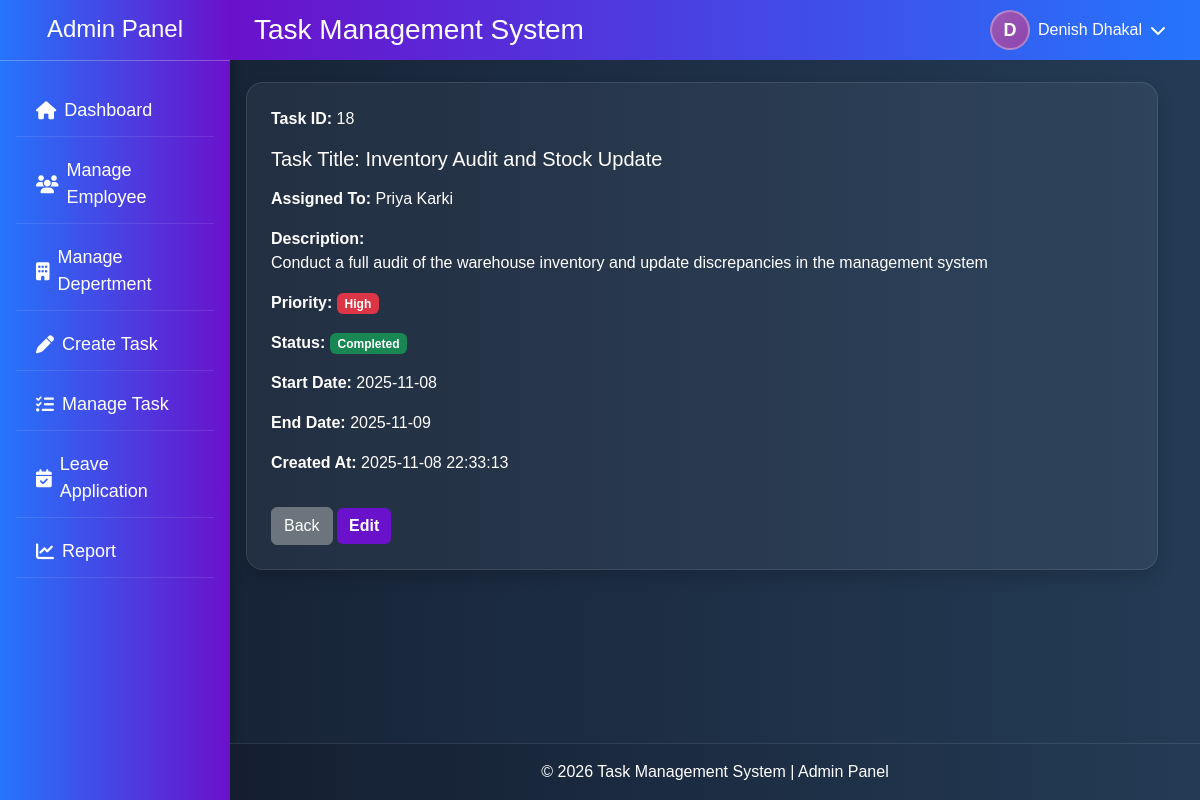
The page /admin/task/view_task.php?id=20 (signed in) on the database its author committed.
### tables this page shows
CREATE TABLE `task_assign` (
  `record_id` int(11) NOT NULL,
  `task_id` int(11) DEFAULT NULL,
  `users_id` int(11) DEFAULT NULL,
  `status` varchar(50) DEFAULT NULL
);

CREATE TABLE `task_manage` (
  `task_id` int(11) NOT NULL,
  `task_title` varchar(255) DEFAULT NULL,
  `task_description` text DEFAULT NULL,
  `created_date` datetime DEFAULT NULL,
  `users_id` int(11) DEFAULT NULL,
  `start_date` date DEFAULT NULL,
  `end_date` date DEFAULT NULL,
  `priority` varchar(50) DEFAULT NULL
);

CREATE TABLE `users` (
  `users_id` int(11) NOT NULL,
  `profile_photo` varchar(255) DEFAULT 'default.png',
  `fullname` varchar(100) DEFAULT NULL,
  `username` varchar(100) DEFAULT NULL,
  `email` varchar(100) DEFAULT NULL,
  `mobile` varchar(15) DEFAULT NULL,
  `password` varchar(255) DEFAULT NULL,
  `role` enum('admin','staff') NOT NULL DEFAULT 'staff',
  `created_at` datetime DEFAULT NULL,
  `last_login` datetime DEFAULT NULL
);

### admin/task/view_task.php (the view, shortened to what this page needs)
<?php
$id = isset($_GET['id']) ? intval($_GET['id']) : 0;
$query = "
    SELECT
        ta.record_id,
        ta.task_id,
        ta.status,
        tm.task_title,
        tm.task_description,
        tm.created_date,
        tm.start_date,
        tm.end_date,
        tm.priority,
        u.users_id,
        u.fullname
    FROM task_assign ta
    JOIN task_manage tm ON ta.task_id = tm.task_id
    JOIN users u ON ta.users_id = u.users_id
    WHERE ta.record_id = $id
    LIMIT 1
";
$result = mysqli_query($conn, $query);
$task = mysqli_fetch_assoc($result);
?>
<div class="container mt-4">
  <h3 class="text-center mb-4">Task Details</h3>
  <?php if ($task) { ?>
    <div class="card shadow p-4" style="margin-left: 204px;">
      <p><strong>Task ID:</strong> <?php echo (int)$task['task_id']; ?></p>
      <h5 class="mb-3">Task Title: <?php echo htmlspecialchars($task['task_title']); ?></h5>
      <p><strong>Assigned To:</strong> <?php echo htmlspecialchars($task['fullname']); ?></p>
      <p><strong>Description:</strong><br><?php echo nl2br(htmlspecialchars($task['task_description'])); ?></p>
      <p><strong>Priority:</strong>
        <?php
          if ($task['priority'] == 'High') {
            echo '<span class="badge bg-danger">High</span>';
          } elseif ($task['priority'] == 'Medium') {
            echo '<span class="badge bg-warning text-dark">Medium</span>';
          } elseif ($task['priority'] == 'Low') {
            echo '<span class="badge bg-success">Low</span>';
          } else {
            echo '-';
          }
        ?>
      </p>
      <p><strong>Status:</strong>
        <?php
          if ($task['status'] == 'Not Started') {
            echo '<span class="badge bg-secondary">Not Started</span>';
          } elseif ($task['status'] == 'In Progress') {
            echo '<span class="badge bg-primary">In Progress</span>';
          } elseif ($task['status'] == 'Completed') {
            echo '<span class="badge bg-success">Completed</span>';
          } elseif ($task['status'] == 'On Hold') {
            echo '<span class="badge bg-warning text-dark">On Hold</span>';
          } elseif ($task['status'] == 'Cancelled') {
            echo '<span class="badge bg-danger">Cancelled</span>';
          } elseif ($task['status'] == 'Pending') {
            echo '<span class="badge bg-info text-dark">Pending</span>';
          } else {
            echo '-';
          }
        ?>
      </p>
      <p><strong>Start Date:</strong> <?php echo htmlspecialchars($task['start_date']); ?></p>
      <p><strong>End Date:</strong> <?php echo htmlspecialchars($task['end_date']); ?></p>
      <p><strong>Created At:</strong> <?php echo htmlspecialchars($task['created_date']); ?></p>
      <div class="mt-3">
        <a href="manage_task.php" class="btn btn-secondary">Back</a>
        <a href="edit_task.php?id=<?php echo $task['record_id']; ?>" class="btn btn-primary">Edit</a>
      </div>
    </div>
  <?php } ?>
</div>

### assets/css/style.css (style rules this page uses)
html, body { height: 100%; margin: 0; padding: 0; }
body { display: flex; flex-direction: column; min-height: 100vh; padding: 0; font-family: Arial, sans-serif; background: linear-gradient(to right, #141e30, #243b55); color: white; position: relative; }
.btn-primary { background-color: #6a11cb; border: none; font-weight: bold; }
.card { background: rgba(255, 255, 255, 0.05) !important; border: 1px solid rgba(255, 255, 255, 0.1); box-shadow: 0 4px 20px rgba(0, 0, 0, 0.2); border-radius: 17px; color: white; box-shadow: 0 0.125rem 0.25rem rgba(0, 0, 0, 0.075); margin-bottom: 1rem; }

### rows shown on the page
task_assign: task "18", task.task_title "Inventory Audit and Stock Update", users.fullname "Priya Karki", task.task_description "Conduct a full audit of the warehouse inventory and update discrepancies in the management system", task.start_date "2025-11-08", task.end_date "2025-11-09", task.created_date "2025-11-08 22:33:13"

### other values the page prints
$firstLetter "D"
$loggedInName "Denish Dhakal"
